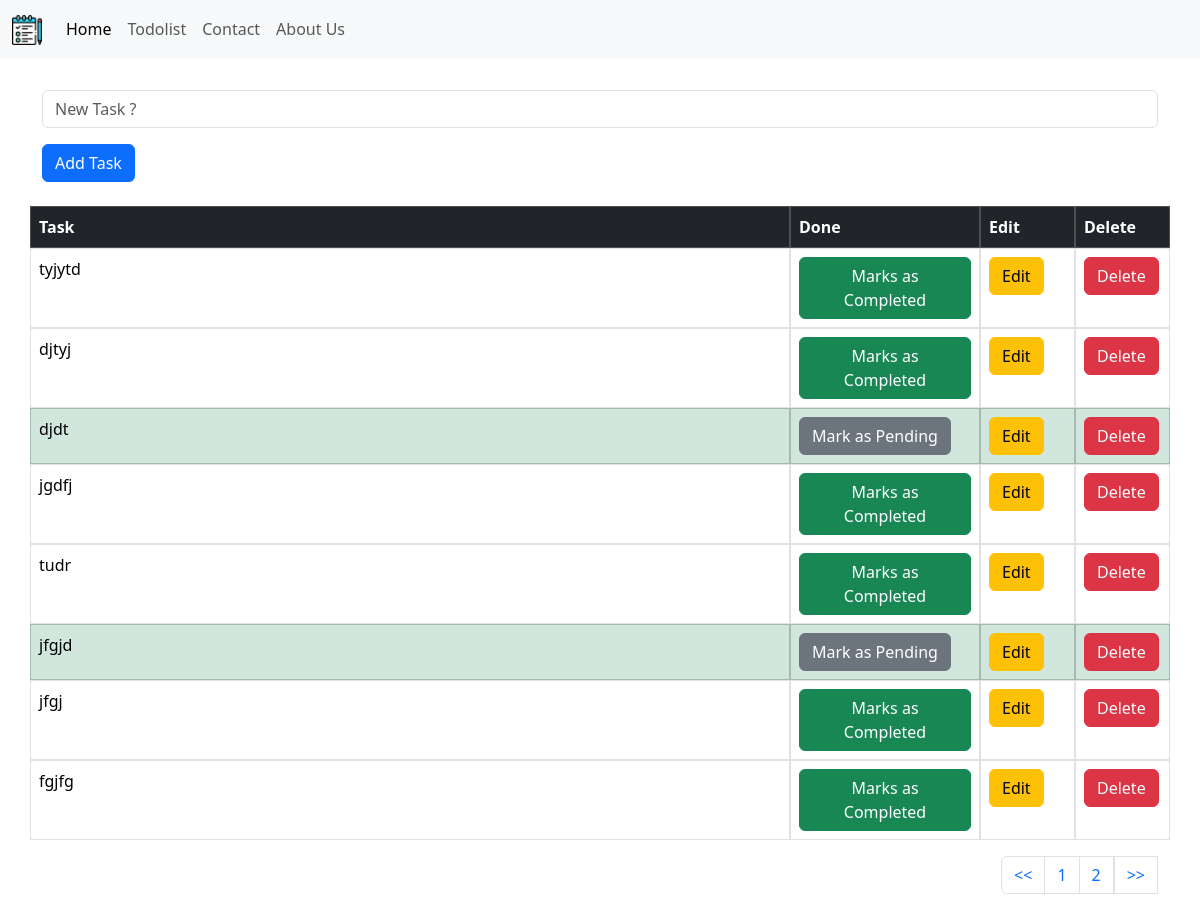
/todolist/, run on the app's committed database.
### mainapp/models.py (models this page shows, shortened)
class Task(models.Model):
    task= models.CharField(max_length=100)
    is_completed = models.BooleanField(default=False)

### mainapp/views.py (the view, shortened to what this page needs)
# urls.py: path('todolist/', views.todolist, name='todolist'),
def todolist(request):
   all_tasks = Task.objects.all()
   paginator=Paginator(all_tasks, 8)
   page = request.GET.get("page")
   all_tasks =paginator.get_page(page)
   context = {
      'page':'TaskList',
      'all_tasks':all_tasks,
   }
   return render(request, "todolist.html",context )

### mainapp/templates/todolist.html (shortened to what this page needs)
{%extends "base.html"%}
 {%block content%}
 <div class="container">
  <br>
  <form method="post">
  <div class="mb-3">
    <input name="task" type="text" placeholder="New Task ?" class="form-control">
  </div>
  <button type="submit" class="btn btn-primary">Add Task</button>
</form>
  <br>
  <table class="table table-bordered">
  <thead class="table-dark ">
    <tr class="row">
      <th class="col-8" scope="col">Task</th>
      <th class="col-2" scope="col">Done</th>
      <th class="col-1" scope="col">Edit</th>
      <th class="col-1" scope="col">Delete</th>
    </tr>
  </thead>
  <tbody>
    {% for task in all_tasks %}
      {% if task.is_completed %}
      <tr class="table-success row">
      <td class="col-8">{{task.task}}</td>
      <td class="col-2"><a href="{% url 'pending_task' task.id %}"><button type="button" class="btn btn-secondary">Mark as Pending</button></a></td>
      <td class="col-1"><a href="{% url 'edit_task' task.id %}"><button type="button" class="btn btn-warning">Edit</button></a></td>
      <td class="col-1"><a href="{% url 'delete_task' task.id %}"><button type="button" class="btn btn-danger">Delete</button></a></td>
    </tr>
      {% else %}
       <tr class="row">
         <td class="col-8">{{task.task}}</td>
         <td class="col-2"><a href="{% url 'complete_task' task.id %}"><button type="button" class="btn btn-success">Marks as Completed</button></a></td>
         <td class="col-1"><a href="{% url 'edit_task' task.id %}"><button type="button" class="btn btn-warning">Edit</button></a></td>
         <td class="col-1"><a href="{% url 'delete_task' task.id %}"><button type="button" class="btn btn-danger">Delete</button></a></td>
      </tr>
     {% endif %}
    {% endfor %}
  </tbody>
</table>
<nav aria-label="Page navigation example">
  <ul class="pagination justify-content-end">
    <li class="page-item"><a class="page-link" href="?page=1"><<</a></li>
    <li class="page-item"><a class="page-link" href="?page={{ all_tasks.number }}">{{all_tasks.number}}</a></li>
    {% if all_tasks.has_next %}
    <li class="page-item"><a class="page-link" href="?page={{ all_tasks.next_page_number }}">{{all_tasks.next_page_number}}</a></li>
    {% endif %}
  <a class="page-link" href="?page={{ all_tasks.paginator.num_pages }}">>></a>
  </ul>
</nav>
 </div>
 {%endblock content%}

### data on the page
Task: task "tyjytd"
Task: task "djtyj"
Task: task "djdt"
Task: task "jgdfj"
Task: task "tudr"
Task: task "jfgjd"
Task: task "jfgj"
Task: task "fgjfg"

### other printed values
{{ all_tasks.number }} "1"
{{ all_tasks.next_page_number }} "2"
